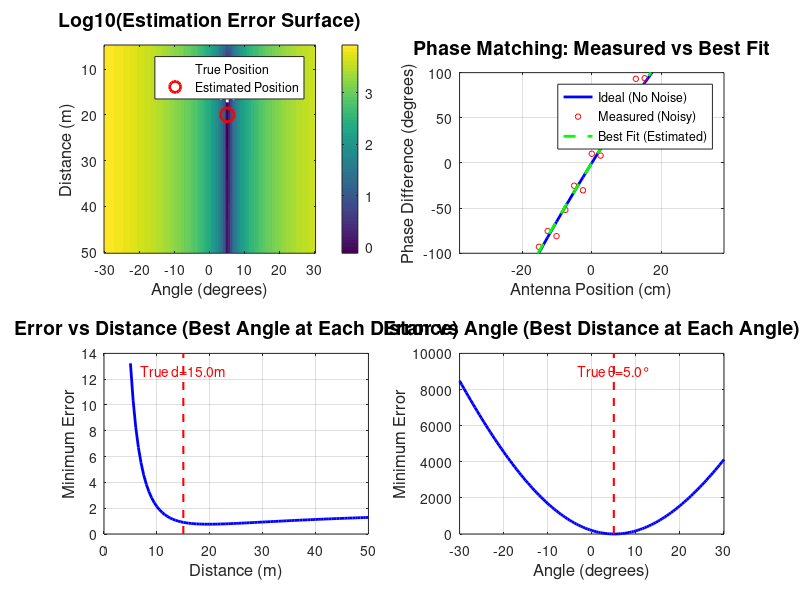

Recreate this plot in MATLAB.
%% Part 4: Grid Search Position Estimator

clear; close all; clc;

c = 3e8;                   
fc = 5.9e9;                 
lambda = c / fc;           
d_antenna = lambda / 2;     


K = 31;                   
D = (K - 1) * d_antenna;    
x_ant = linspace(-D/2, D/2, K);

x_ant = x_ant(:);

d_true = 15;            
theta_true = 5 * pi/180;    

fprintf('=== True Transmitter Position ===\n');
fprintf('Distance: %.2f m\n', d_true);
fprintf('Angle: %.2f degrees\n', theta_true * 180/pi);
fprintf('Array size: %.2f m (%d antennas)\n\n', D, K);


d_k_true = sqrt(x_ant.^2 + d_true^2 - 2*x_ant*d_true*sin(theta_true));
phase_ideal = -2*pi/lambda * (d_k_true - d_true);

SNR_dB = 10;              
SNR_linear = 10^(SNR_dB/10);
phase_noise_std = sqrt(1 / (2 * SNR_linear));
phase_measured = phase_ideal + phase_noise_std * randn(K, 1);
phase_measured = phase_measured(:);

fprintf('=== Measurement Parameters ===\n');
fprintf('SNR: %d dB\n', SNR_dB);
fprintf('Phase noise std: %.2f degrees\n\n', phase_noise_std * 180/pi);


search_d = 5:0.5:50;            
search_theta = -30:0.5:30;     
search_theta_rad = search_theta * pi/180;

fprintf('=== Grid Search Parameters ===\n');
fprintf('Distance range: %.1f to %.1f m (step %.1f m)\n', ...
        search_d(1), search_d(end), search_d(2)-search_d(1));
fprintf('Angle range: %.1f to %.1f degrees (step %.1f°)\n', ...
        search_theta(1), search_theta(end), search_theta(2)-search_theta(1));
fprintf('Total evaluations: %d\n\n', length(search_d) * length(search_theta));

error_matrix = zeros(length(search_d), length(search_theta));

fprintf('Searching grid...\n');
for i = 1:length(search_d)
    d_candidate = search_d(i);
    
    for j = 1:length(search_theta)
        theta_candidate = search_theta_rad(j);
       
        d_k_candidate = sqrt(x_ant.^2 + d_candidate^2 - ...
                             2*x_ant*d_candidate*sin(theta_candidate));
        phase_candidate = -2*pi/lambda * (d_k_candidate - d_candidate);
    
        phase_candidate = phase_candidate(:);
        
        error_matrix(i, j) = sum((phase_measured - phase_candidate).^2);
    end
end
fprintf('Search complete!\n\n');

[min_error, min_idx] = min(error_matrix(:));

[d_idx, theta_idx] = ind2sub(size(error_matrix), min_idx);

d_estimated = search_d(d_idx);
theta_estimated = search_theta(theta_idx);


fprintf('=== Estimation Results ===\n');
fprintf('True position:\n');
fprintf('  Distance: %.2f m\n', d_true);
fprintf('  Angle: %.2f degrees\n', theta_true * 180/pi);
fprintf('\nEstimated position:\n');
fprintf('  Distance: %.2f m\n', d_estimated);
fprintf('  Angle: %.2f degrees\n', theta_estimated);
fprintf('\nErrors:\n');
fprintf('  Distance error: %.2f m (%.1f%%)\n', ...
        abs(d_estimated - d_true), ...
        100 * abs(d_estimated - d_true) / d_true);
fprintf('  Angle error: %.2f degrees (%.1f%%)\n', ...
        abs(theta_estimated - theta_true*180/pi), ...
        100 * abs(theta_estimated - theta_true*180/pi) / (theta_true*180/pi));

figure('Position', [100, 100, 1200, 800]);

subplot(2, 2, 1);
imagesc(search_theta, search_d, log10(error_matrix));
colorbar;
xlabel('Angle (degrees)', 'FontSize', 12);
ylabel('Distance (m)', 'FontSize', 12);
title('Log10(Estimation Error Surface)', 'FontSize', 14);
hold on;

plot(theta_true*180/pi, d_true, 'w*', 'MarkerSize', 15, 'LineWidth', 2, ...
     'DisplayName', 'True Position');

plot(theta_estimated, d_estimated, 'ro', 'MarkerSize', 10, 'LineWidth', 2, ...
     'DisplayName', 'Estimated Position');

legend('Location', 'best');

subplot(2, 2, 2);

d_k_best = sqrt(x_ant.^2 + d_estimated^2 - ...
                2*x_ant*d_estimated*sin(theta_estimated*pi/180));
phase_best = -2*pi/lambda * (d_k_best - d_estimated);

plot(x_ant*100, phase_ideal*180/pi, 'b-', 'LineWidth', 2, ...
     'DisplayName', 'Ideal (No Noise)');
hold on;
plot(x_ant*100, phase_measured*180/pi, 'ro', 'MarkerSize', 4, ...
     'DisplayName', 'Measured (Noisy)');
plot(x_ant*100, phase_best*180/pi, 'g--', 'LineWidth', 2, ...
     'DisplayName', 'Best Fit (Estimated)');

xlabel('Antenna Position (cm)', 'FontSize', 12);
ylabel('Phase Difference (degrees)', 'FontSize', 12);
title('Phase Matching: Measured vs Best Fit', 'FontSize', 14);
legend('Location', 'best');
grid on;
xlim([-D/2*100, D/2*100]);
ylim([-100, 100]);

subplot(2, 2, 3);

[min_error_vs_dist, ~] = min(error_matrix, [], 2);

plot(search_d, min_error_vs_dist, 'b-', 'LineWidth', 2);
xlabel('Distance (m)', 'FontSize', 12);
ylabel('Minimum Error', 'FontSize', 12);
title('Error vs Distance (Best Angle at Each Distance)', 'FontSize', 14);
grid on;

line([d_true, d_true], ylim, 'Color', 'r', 'LineStyle', '--', 'LineWidth', 1.5);
text(d_true, max(ylim)*0.9, sprintf('True d=%.1fm', d_true), ...
     'HorizontalAlignment', 'center', 'FontSize', 10, 'Color', 'r');


subplot(2, 2, 4);

[min_error_vs_angle, ~] = min(error_matrix, [], 1);

plot(search_theta, min_error_vs_angle, 'b-', 'LineWidth', 2);
xlabel('Angle (degrees)', 'FontSize', 12);
ylabel('Minimum Error', 'FontSize', 12);
title('Error vs Angle (Best Distance at Each Angle)', 'FontSize', 14);
grid on;

line([theta_true*180/pi, theta_true*180/pi], ylim, ...
     'Color', 'r', 'LineStyle', '--', 'LineWidth', 1.5);
text(theta_true*180/pi, max(ylim)*0.9, sprintf('True θ=%.1f°', theta_true*180/pi), ...
     'HorizontalAlignment', 'center', 'FontSize', 10, 'Color', 'r');

fprintf('\n=== Part 4 Complete ===\n');
fprintf('You should see a figure with 4 subplots:\n');
fprintf('1. Error surface (2D heatmap)\n');
fprintf('2. Phase matching (measured vs best fit)\n');
fprintf('3. Error vs distance\n');
fprintf('4. Error vs angle\n');
